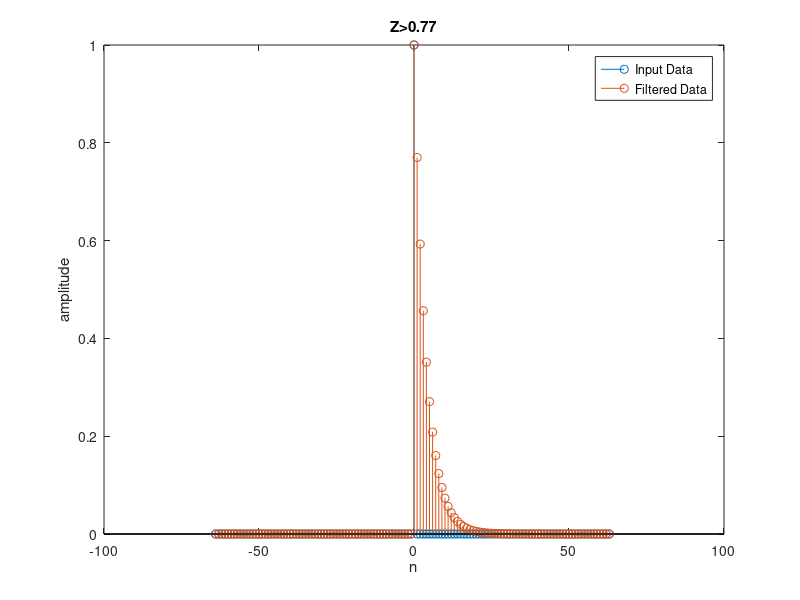

This figure's MATLAB source: (Note: this script raises an error after producing the figure.)
%% 0.77 impulse response
b=1;
a=[1 -0.77];
imp = [1; zeros(63,1)];
imp = [zeros(64,1);imp(:)];
n=linspace(-64,63,128);
y = filter(b,a,imp);
y=y';
imp=imp';
stem(n,imp)
hold on
stem(n,y)
legend('Input Data','Filtered Data')
title('Z>0.77')
xlabel('n')
ylabel('amplitude')
hold off
%%  0.77 frequency response magnitude and group delay
figure
Y = fft(y, 128);
[gd,w] = gdel(y,n,128);
subplot(3,1,1)
plot(w,abs(Y))
title('magnitude of H[z] (when z>0.77)')
xlabel('w (-\pi to \pi)')
ylabel('amplitude')

subplot(3,1,2)
plot(w,angle(Y))
title('phase of H[z] (when z>0.77)')
xlabel('w (-\pi to \pi)')
ylabel('amplitude')

subplot(3,1,3)
plot(w,gd)
title('group delay of H[z] (when z>0.77)')
xlabel('w (-\pi to \pi)')
ylabel('amplitude')
%% %% 0.95 impulse response
b=1;
a=[1 -0.95];
imp = [1; zeros(63,1)];
imp = [zeros(64,1);imp(:)];
n=linspace(-64,63,128);
y = filter(b,a,imp);
y=y';
imp=imp';
stem(n,imp)
hold on
stem(n,y)
legend('Input Data','Filtered Data')
title('Z>0.95')
xlabel('n')
ylabel('amplitude')
hold off
%%  0.95 frequency response magnitude and group delay
figure
Y = fft(y, 128);
[gd,w] = gdel(y,n,128);
subplot(3,1,1)
plot(w,abs(Y))
title('magnitude of H[z] (when z>0.95)')
xlabel('w (-\pi to \pi)')
ylabel('amplitude')

subplot(3,1,2)
plot(w,angle(Y))
title('phase of H[z] (when z>0.95)')
xlabel('w (-\pi to \pi)')
ylabel('amplitude')

subplot(3,1,3)
plot(w,gd)
title('group delay of H[z] (when z>0.95)')
xlabel('w (-\pi to \pi)')
ylabel('amplitude')